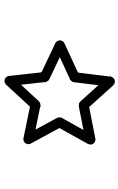
%> input picture Chapter10/images/zener_star.jpg, 118 x 189 px
$ octave example10_4.m   (GNU Octave 9; MATLAB toolbox functions it lacks are replaced by stand-ins)
%> lines starting %> are read from the running program, lines starting %| are printed output that depends on the picture
% Load image and convert in intensity
image = imread('images/zener_star.jpg');
%> image is the input picture: size 189x118x3 uint8; mean R, G, B 216.1, 216.1, 216.1
image = double(rgb2gray(image));
%> image: size 189x118 double

% Define constants
wdth = 5;
sdvn = 2;
k = 0.04;

% Define gaussian filter
hsmall = fspecial('gaussian', [wdth, wdth], sdvn);

% Calculate gradient
[Fx, Fy] = gradient(image);
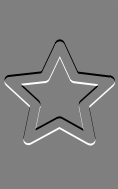
%> Fy: size 189x118 double; min -127.5, max 127.5, mean 0; mean of the top-left, top-right, bottom-left and bottom-right quarters -0.7, -0.7, 0.7, 0.7; drawn with min black and max white

% Define terms in Harris function
Fx_sq = Fx.^2;
Fy_sq = Fy.^2;
Fx_Fy = Fx.*Fy;

% Perform neighbourhood smoothing
Fx_sq = filter2(hsmall, Fx_sq);
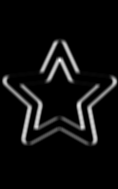
%> Fx_sq: size 189x118 double; min 0, max 7747, mean 445.6; drawn with min black and max white
Fy_sq = filter2(hsmall, Fy_sq);
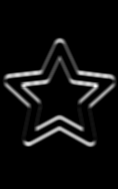
%> Fy_sq: size 189x118 double; min 0, max 7867.9, mean 453.3; drawn with min black and max white
Fx_Fy = filter2(hsmall, Fx_Fy);
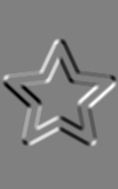
%> Fx_Fy: size 189x118 double; min -4920.9, max 4880.8, mean -0.9; drawn with min black and max white

% Calculate Harris function
R = (1-2.*k).*Fx_sq.*Fy_sq - k.*(Fx_sq.^2+Fy_sq.^2) - Fx_Fy.^2;
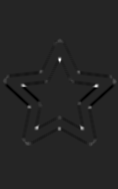
%> R: size 189x118 double; min -3831060.7, max 22072173.4, mean -28250.3; drawn with min black and max white

% Maximum filtering over neighbourhood
S = ordfilt2(R, wdth.^2, ones(wdth));
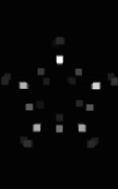
%> S: size 189x118 double; min -288827.7, max 22072173.4, mean 359209.5; drawn with min black and max white

% Get indices of local maxima
[j, k] = find(R > max(R(:))./12 & R == S);
%> j = 19 values from 41 to 145; k = 19 values from 6 to 115

% Display results
subplot(121), imagesc(R); axis image; axis off; colormap(gray);
subplot(122), imshow(image,[]);
hold on;
plot(k, j, 'r*');
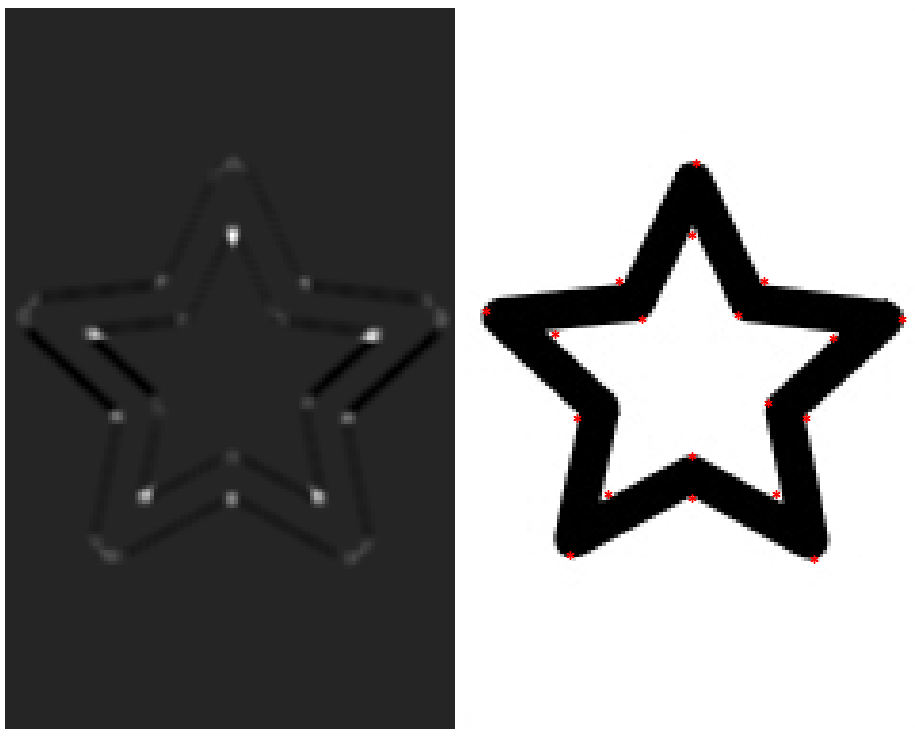
%> figure redrawn from the program's plot data, 2 panels
